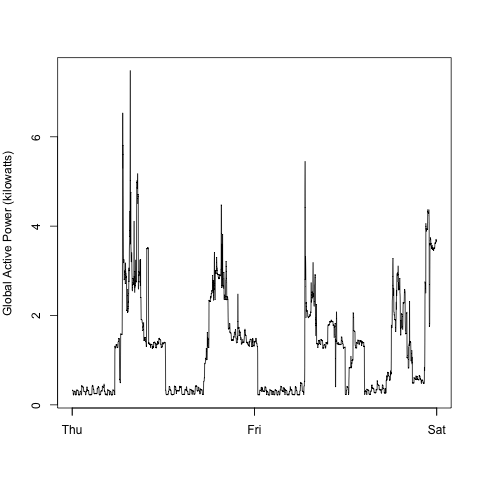

Here is the R script that generated this plot:
## Creates a png line chart of
## Global Active Power by time
## Output file is plot2.png

plot2 <- function() {
    # Get the data for plotting
    source("getdata.R")
    d <- getdata()

    # Create the png file with the required parameters
    png("plot2.png", width=480, height=480)
    par(mar = c(5, 4, 4, 2), bg = NA)
    plot(d[,2],d[,3], col="black",
         ylab = 'Global Active Power (kilowatts)',
         xlab = NA, main = NA, type = "o", pch = NA)
    dev.off()
}
